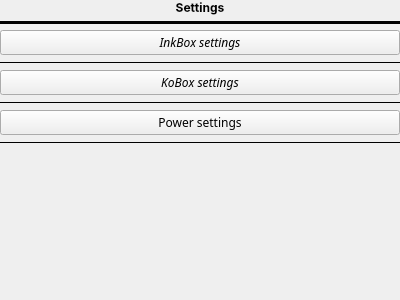
<?xml version="1.0" encoding="UTF-8"?>
<ui version="4.0">
 <class>settingsChooser</class>
 <widget class="QWidget" name="settingsChooser">
  <property name="geometry">
   <rect>
    <x>0</x>
    <y>0</y>
    <width>400</width>
    <height>300</height>
   </rect>
  </property>
  <property name="windowTitle">
   <string>Form</string>
  </property>
  <layout class="QVBoxLayout" name="verticalLayout">
   <property name="leftMargin">
    <number>0</number>
   </property>
   <property name="topMargin">
    <number>0</number>
   </property>
   <property name="rightMargin">
    <number>0</number>
   </property>
   <property name="bottomMargin">
    <number>0</number>
   </property>
   <item>
    <layout class="QGridLayout" name="gridLayout">
     <item row="2" column="0">
      <widget class="QPushButton" name="inkboxSettingsBtn">
       <property name="font">
        <font>
         <family>Chivo</family>
         <weight>50</weight>
         <italic>true</italic>
         <bold>false</bold>
        </font>
       </property>
       <property name="text">
        <string>InkBox settings</string>
       </property>
      </widget>
     </item>
     <item row="6" column="0">
      <widget class="QPushButton" name="powerSettingsBtn">
       <property name="font">
        <font>
         <family>Chivo</family>
        </font>
       </property>
       <property name="text">
        <string>Power settings</string>
       </property>
      </widget>
     </item>
     <item row="1" column="0">
      <widget class="Line" name="line">
       <property name="frameShadow">
        <enum>QFrame::Plain</enum>
       </property>
       <property name="lineWidth">
        <number>3</number>
       </property>
       <property name="orientation">
        <enum>Qt::Horizontal</enum>
       </property>
      </widget>
     </item>
     <item row="0" column="0">
      <widget class="QLabel" name="label">
       <property name="font">
        <font>
         <family>Inter</family>
         <weight>75</weight>
         <bold>true</bold>
        </font>
       </property>
       <property name="text">
        <string>Settings</string>
       </property>
       <property name="alignment">
        <set>Qt::AlignCenter</set>
       </property>
      </widget>
     </item>
     <item row="4" column="0">
      <widget class="QPushButton" name="koboxSettingsBtn">
       <property name="font">
        <font>
         <family>Chivo</family>
         <italic>true</italic>
        </font>
       </property>
       <property name="text">
        <string>KoBox settings</string>
       </property>
      </widget>
     </item>
     <item row="3" column="0">
      <widget class="Line" name="line_2">
       <property name="frameShadow">
        <enum>QFrame::Plain</enum>
       </property>
       <property name="orientation">
        <enum>Qt::Horizontal</enum>
       </property>
      </widget>
     </item>
     <item row="8" column="0">
      <spacer name="verticalSpacer">
       <property name="orientation">
        <enum>Qt::Vertical</enum>
       </property>
       <property name="sizeHint" stdset="0">
        <size>
         <width>20</width>
         <height>40</height>
        </size>
       </property>
      </spacer>
     </item>
     <item row="5" column="0">
      <widget class="Line" name="line_3">
       <property name="frameShadow">
        <enum>QFrame::Plain</enum>
       </property>
       <property name="orientation">
        <enum>Qt::Horizontal</enum>
       </property>
      </widget>
     </item>
     <item row="7" column="0">
      <widget class="Line" name="line_4">
       <property name="frameShadow">
        <enum>QFrame::Plain</enum>
       </property>
       <property name="lineWidth">
        <number>1</number>
       </property>
       <property name="orientation">
        <enum>Qt::Horizontal</enum>
       </property>
      </widget>
     </item>
    </layout>
   </item>
  </layout>
 </widget>
 <resources/>
 <connections/>
</ui>
